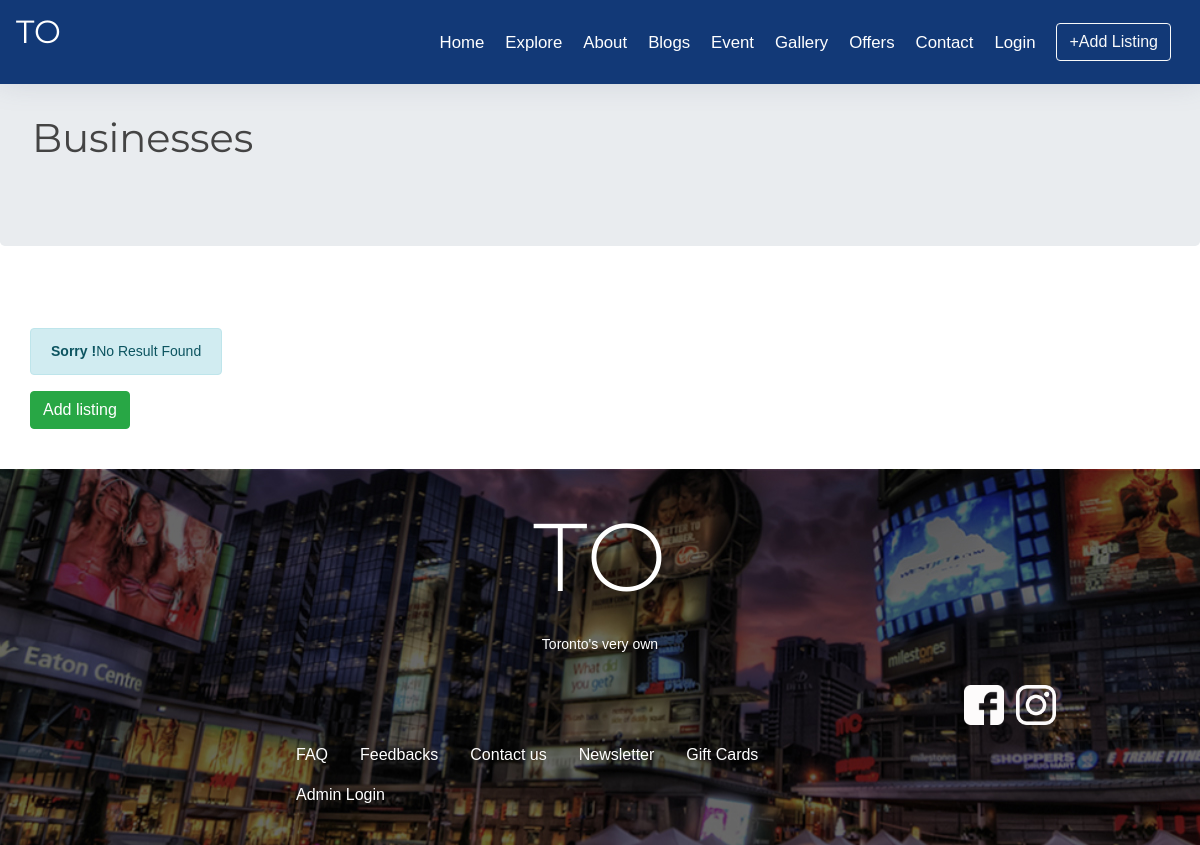
The page /Listing/viewlistings.php on the database as committed earlier.
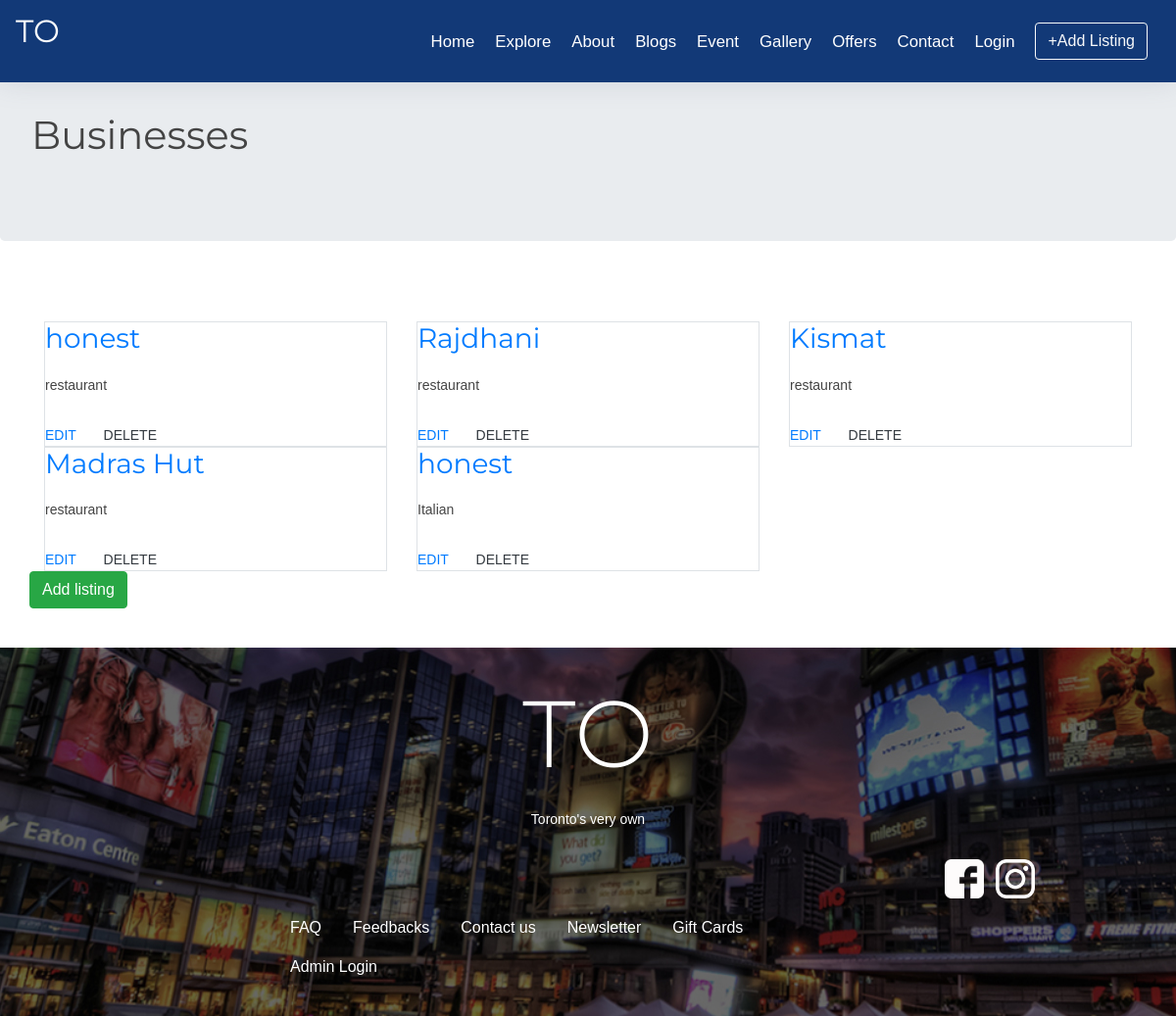
The same page on the database as committed later.
### tables this page shows
CREATE TABLE `businesses` (
  `ID` int(11) NOT NULL,
  `listing_name` varchar(20) NOT NULL,
  `listing_category` varchar(20) NOT NULL,
  `listing_city` varchar(20) NOT NULL,
  `listing_contact` varchar(50) DEFAULT NULL,
  `listing_email` varchar(50) NOT NULL,
  `published` tinyint(1) NOT NULL,
  `listing_featured` tinyint(1) NOT NULL
);

### Blog/database.php (called while the page is built, shortened)
<?php
class database
{
    private static $user = 'root';
    private static $pass = '';
    private static $dsn = 'mysql:host=localhost;dbname=listingdb';
    private static $dbcon;
    public static function getDb(){
        if(!isset(self::$dbcon)) {
            try {
                self::$dbcon = new PDO(self::$dsn, self::$user, self::$pass);
                self::$dbcon->setAttribute(PDO::ATTR_ERRMODE, PDO::ERRMODE_EXCEPTION);
            } catch (PDOException $e) {
                $msg = $e->getMessage();
                include 'customerror.php';
                exit();
            }
        }
        return self::$dbcon;
    }
}

### Listing/listings.php (called while the page is built, shortened)
<?php
class Listing
{
    public function getAllListing($dbcon){
        $sql = "SELECT * FROM businesses";
        $pdostm = $dbcon->prepare($sql);
        $pdostm->execute();
        $newListing = $pdostm->fetchAll(PDO::FETCH_OBJ);
        return $newListing;
    }
}
?>

### Listing/viewlistings.php (the view, shortened to what this page needs)
<?php
require_once 'Database.php';
require_once 'listings.php';
$b = new Listing();
$mylisting =  $b->getAllListing(Database::getDb());
require '../headerfooter/header.php';
?>
<div class="jumbotron">
    <div class="containerH">
      <h1>Businesses</h1>
        </div>
    </div>
<div class="container">
    <div class="row">
                <?php
                    if(sizeof($mylisting) > 0) {
                        foreach($mylisting as $listing){
                            echo '<div class="col-md-4 col-xs-6">
                                    <div class="border"><h3><a href="getListing.php?id='.$listing->ID.'">'.$listing->listing_name.'</a></h3>
                                    <p>'.$listing->listing_category.'</p>
                                    <a href="updateListing.php?id='.$listing->ID.'">EDIT</a>
                                    <a  onclick="javascript:confirmationDelete($(this));return false;"
                                        href="deleteListing.php?id='.$listing->ID.'"
                                        class="text-dark ml-4">DELETE</a>
                                  </div></div>';
                        }
                    }
                    else {
                       echo '<div class="alert alert-info d-flex justify-content-center">
                                <strong>Sorry !</strong> No Result Found
                            </div>';
                    }
                ?>
    </div>
    <div class="row">
    <a href="addlisting.php" class="btn btn-success float-right">Add listing</a>
    </div>
</div>
<?php require '../headerfooter/footer.php'; ?>

### headerfooter/header.php (shortened to what this page needs)
<!DOCTYPE html>
<html lang="en">
<head>
  <link href="../lib/bootstrap/css/bootstrap.min.css" rel="stylesheet">
  <link href="../lib/font-awesome/css/font-awesome.min.css" rel="stylesheet">
  <link href="../lib/ionicons/css/ionicons.min.css" rel="stylesheet">
  <link href="../lib/owlcarousel/assets/owl.carousel.min.css" rel="stylesheet">
  <link href="../lib/lightbox/css/lightbox.min.css" rel="stylesheet">
  <link rel="stylesheet" href="https://maxcdn.bootstrapcdn.com/bootstrap/4.3.1/css/bootstrap.min.css">
  <link href="../css/style.css" rel="stylesheet">
  <link rel="stylesheet" type="text/css" href="../css/HFstyle.css">
</head>
<body>
  <header id="header" class="fixed-top">
    <div class="container">
      <nav class="navbar navbar-expand-sm navbar-dark fixed-top navbar-custom">
        <a class="navbar-brand" href="#"><h2>TO</h2></a>
        <div class="collapse navbar-collapse" id="collapsibleNavbar">
          <ul class="navbar-nav ml-auto align-items-center">
          <li class="nav-item">
              <a class="nav-link" href="../home/home.php">Home</a>
            </li>
            <li class="nav-item">
              <a class="nav-link" href="../listing/viewlistings.php">Explore</a>
            </li>
            <li class="nav-item">
              <a class="nav-link" href="../listing/viewlistings.php">About</a>
            </li>
            <li class="nav-item">
              <a class="nav-link" href="../Blog/userblog.php">Blogs</a>
            </li>
            <li class="nav-item">
              <a class="nav-link" href="../events-urvisha/index.php">Event</a>
            </li>
            <li class="nav-item">
              <a class="nav-link" href="../Gallery/displayimages.php">Gallery</a>
            </li>
            <li class="nav-item">
              <a class="nav-link" href="../offers/useroffer.php">Offers</a>
            </li>
            <li class="nav-item">
              <a class="nav-link" href="../contact/InsertContact.php">Contact</a>
            </li>
            <li class="nav-item">
              <a class="nav-link" href="../User-Panel/user-login.php">Login</a>
            </li>
            <li class="nav-item">
              <a class="nav-link" href="../listing/addlisting.php"><button type="button" class="btn btn-outline-light">+Add Listing</button></a>
            </li>
          </ul>
        </div>
      </nav>
  </header>

### headerfooter/footer.php (shortened to what this page needs)
<head>
  <link href="lib/bootstrap/css/bootstrap.min.css" rel="stylesheet">
  <link href="lib/font-awesome/css/font-awesome.min.css" rel="stylesheet">
  <link href="lib/ionicons/css/ionicons.min.css" rel="stylesheet">
  <link href="lib/owlcarousel/assets/owl.carousel.min.css" rel="stylesheet">
  <link href="lib/lightbox/css/lightbox.min.css" rel="stylesheet">
  <link rel="stylesheet" href="https://maxcdn.bootstrapcdn.com/bootstrap/4.3.1/css/bootstrap.min.css">
  <link href="css/style.css" rel="stylesheet">
  <link rel="stylesheet" type="text/css" href="css/HFstyle.css">
</head>
<div class="footer text-center text-white" style="margin-bottom:0">
  <h1 class="display-1 text-center">TO</h1>
  <p>Toronto's very own</p>
  <div class="row">
    <div class="col-sm-2" ></div>
    <div class="col-sm-6" >
      <div class="container bottom-menu">
        <ul class="nav">
          <li class="nav-item">
            <a class="nav-link" href="../faq/faquser.php">FAQ</a>
          </li>
          <li class="nav-item">
            <a class="nav-link" href="../feedback-ridham/addfeedback.php">Feedbacks</a>
          </li>
          <li class="nav-item">
            <a class="nav-link" href="../contact/InsertContact.php">Contact us</a>
          </li>
          <li class="nav-item">
            <a class="nav-link" href="#">Newsletter</a>
          </li>
          <li class="nav-item">
            <a class="nav-link" href="../Giftcard/addgift.php">Gift Cards</a>
          </li>
          <li class="nav-item">
            <a class="nav-link" href="../Admin-Panel/admin-login.php">Admin Login</a>
          </li>
        </ul>
      </div>
    </div>
    <div class="col-sm-4"><a href="https://www.facebook.com/"><img src="images/facebook-logo.png" height="40px" alt="facebook"></a>&nbsp &nbsp<a href="https://www.instagram.com/"><img src="images/instagram-logo.png" class="float" height="40px" alt="instagram"></a></div>
    </div>
  </div>
</body>
</html>

### css/style.css (style rules this page uses)
body { background: #fff; color: #444; font-family: "Open Sans", sans-serif; }
a { color: #007bff; transition: 0.5s; }
p { padding: 0; margin: 0 0 30px 0; }
h1, h2, h3, h4, h5, h6 { font-family: "Montserrat", sans-serif; font-weight: 400; margin: 0 0 20px 0; padding: 0; }
#header { height: 80px; transition: all 0.5s; z-index: 997; transition: all 0.5s; padding: 20px 0; background: #007bff; box-shadow: 0px 0px 30px rgba(127, 137, 161, 0.3); }

### Gallery/css/HFstyle.css (style rules this page uses)
body { font-family:Arial, Helvetica, sans-serif; font-size:14px; }
.navbar-custom { background-color: #123977; }
.navbar a { color: white !important; font-size: 1.2em !important; }
.navbar li { padding-right: 5px; }
.containerH { padding-top: 50px; }
.footer { background-image: url("../images/footer1.jpg"); padding: 30px 0px 30px 0px; margin-top: 40px; }

### Listing/css/style.css (style rules this page uses)
body { background: #fff; color: #444; font-family: "Open Sans", sans-serif; }
a { color: #007bff; transition: 0.5s; }
p { padding: 0; margin: 0 0 30px 0; }
h1, h2, h3, h4, h5, h6 { font-family: "Montserrat", sans-serif; font-weight: 400; margin: 0 0 20px 0; padding: 0; }
#header { height: 80px; transition: all 0.5s; z-index: 997; transition: all 0.5s; padding: 20px 0; background: #007bff; box-shadow: 0px 0px 30px rgba(127, 137, 161, 0.3); }

### Listing/css/HFstyle.css (style rules this page uses)
body { font-family:Arial, Helvetica, sans-serif; font-size:14px; }
.navbar-custom { background-color: #123977; }
.navbar a { color: white !important; font-size: 1.2em !important; }
.navbar li { padding-right: 5px; }
.containerH { padding-top: 50px; }
.footer { background-image: url("../images/footer1.jpg"); padding: 30px 0px 30px 0px; margin-top: 40px; }
.bottom-menu { align-items: center; font-size: 16px; margin-left: 60px; }
.bottom-menu a { color: #ffffff; }

### headerfooter/header.php (style rules this page uses)
body { font-family:Arial, Helvetica, sans-serif; font-size:14px; }
.navbar-custom { background-color: #123977; }
.navbar a { color: white !important; font-size: 1.2em !important; }
.navbar li { padding-right: 5px; }
.container { padding-top: 50px; }
.footer { background-image: url("../images/footer1.jpg"); padding: 30px 0px 30px 0px; }

Rows that differ between the two databases and show on the page:
added businesses: listing_name "honest", listing_category "restaurant"
added businesses: listing_name "Rajdhani", listing_category "restaurant"
added businesses: listing_name "Kismat", listing_category "restaurant"
added businesses: listing_name "Madras Hut", listing_category "restaurant"
added businesses: listing_name "honest", listing_category "Italian"
Other text that changed with them:
text no longer shown: "Sorry ! No Result Found"
